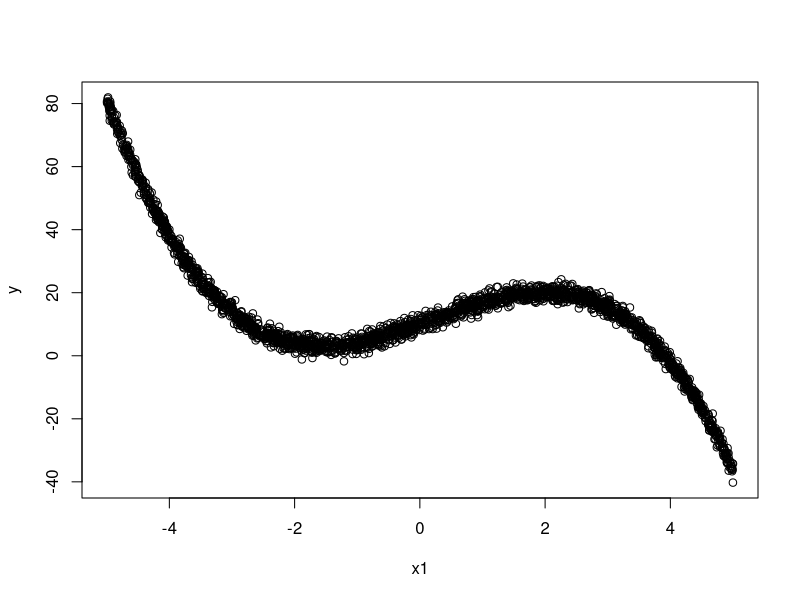

This figure's R source: (Note: this script raises an error after producing the figure.)
# Truncated regression

library(magrittr);
library(dplyr)

# Simulated data

set.seed(1056)                      # set seed to replicate example
nobs = 2500                         # number of obs in model
x1 <- runif(nobs,-5,5)               # random uniform variable
alpha = 10                        # intercept
beta = 7                            # angular coefficient
beta2 = 0.5
beta3 = -0.75
xb <- alpha + beta*x1 + beta2*x1^2  + beta3*x1^3            # linear predictor, xb
sd <- 1.5                             # Standard deviation
y <- rnorm(nobs, xb, sd = sd)       # create y as  random normal variate
c <- 5
regdat <- data.frame(x1,y)
plot(regdat)
# Truncated y


truncdat <- regdat %>% filter(.,y >=c)
ntrunc <- nrow(truncdat)
ytrunc <- truncdat$y
xtrunc <- truncdat$x1


trunc_likelihood <- function(par){
  alpha = par[1]
  beta = par[2]
  beta2 = par[3]
  beta3 = par[4]
  sigma = par[5]
  
  xb =  alpha + beta*xtrunc + beta2*xtrunc^2 + beta3*xtrunc^3 

  lnL <-  -log(sigma) + dnorm((ytrunc - xb)/sigma, log = TRUE) - pnorm((xb - c)/sigma, log.p = TRUE)
  LL <- sum(lnL)
  return(LL)
}


low <- c(rep(-50,4),1e-5)
up <- c(rep(50,4),10)

prior <- createUniformPrior(lower = low,
                            upper = up)
setup <- createBayesianSetup(likelihood = trunc_likelihood,prior = prior)

settings <- list(iterations = 1e5,adaptation = 0.25,
                 burnin = 2e4, message = T,nrChains = 1)


system.time(
  res <- runMCMC(bayesianSetup = setup, settings = settings,sampler = "DREAMzs")
)

summary(res)


codaObject = getSample(res, start = 1E3, coda = TRUE)

getmcmc_var <- function(outjags=outjags, vars = vars){
  as.data.frame(do.call(rbind, outjags[,vars]))
}
ss <- getmcmc_var(codaObject,vars = c("par 1","par 2","par 3","par 4","par 5"))
colnames(ss) <- c("alpha","beta","beta2","beta3","sd")
index <- sample(seq(1:nrow(ss)),250,replace=FALSE)
ss <- ss[index,]

xpred <- seq(min(x1),max(x1),length.out = 250)
df <- NULL
for(i in 1:250){
  temp_df <- data.frame(x=xpred,y= (ss$alpha[i] + ss$beta[1]*xpred + ss$beta2[1]*xpred^2 +
  ss$beta3[1]*xpred^3),col=rep(i:i, each=250))
df <- rbind(df,temp_df)  
}

ggplot(data=truncdat,aes(x=x1,y=y)) +
  
  geom_point() +
  #  geom_segment(data = filter(censdat,y==L_limit),
  #               mapping=aes(x=x1, y=y, xend=x1, yend = y-5),size=0.1,
  #               colour=cens,arrow = arrow()) +
  geom_point(data=filter(regdat,y <= c),mapping=aes(x=x1,y=y),color="gray50")+
  coord_cartesian(ylim=c(-2,50)) +
  theme_pubr() +
  scale_color_stata() +
  scale_shape_stata()+
  xlab("x") + ylab("y") +
  geom_smooth(method="loess",linetype="dashed",colour="red",se=F) +
  geom_line(data=df,aes(x = x, y = y,group=col),
              alpha = 0.1, color = "green",size=0.3) 
#+
#  geom_abline(slope = mean(ss$beta), 
#              intercept = mean(ss$alpha), 
#              color = "orange3", size = 1) 






# Construct data dictionary
X <- model.matrix(~ 1 + xtrunc)
K <- ncol(X)
model.data <- list(Y = ytrunc,          # Response variable
                   X = X,               # Predictors
                   K = K,               # Number of predictors including the intercept
                   N = ntrunc,             # Sample size
                   c = c
)

# Model set up
NORM <- "model{
# Diffuse normal priors for predictors
for (i in 1:K) { beta[i] ~ dnorm(0, 0.0001) }
# Uniform prior for standard deviation
tau <- pow(sigma, -2) # precision
sigma ~ dunif(0, 100) # standard deviation
# Likelihood function
for (i in 1:N){
Y[i] ~ dnorm(mu[i],tau)T(c,)
mu[i] <- eta[i]
eta[i] <- inprod(beta[], X[i,])
}
}"

# Initial values
inits <- function () {
  list(beta = rnorm(K, 0, 0.01))
}

# Parameters to be displayed
params <- c("beta", "sigma")

# MCMC
normfit <- jags(data = model.data,
                inits = inits,
                parameters = params,
                model = textConnection(NORM),
                n.chains = 3,
                n.iter = 15000,
                n.thin = 1,
                n.burnin = 10000)

print(normfit, intervals = c(0.025, 0.975), digits = 2)


